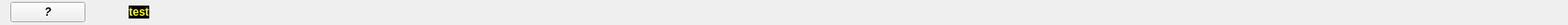
<?xml version="1.0" encoding="UTF-8"?>
<ui version="4.0">
 <class>Tab_Info</class>
 <widget class="QWidget" name="Tab_Info">
  <property name="geometry">
   <rect>
    <x>0</x>
    <y>0</y>
    <width>1670</width>
    <height>27</height>
   </rect>
  </property>
  <property name="sizePolicy">
   <sizepolicy hsizetype="Preferred" vsizetype="Fixed">
    <horstretch>0</horstretch>
    <verstretch>0</verstretch>
   </sizepolicy>
  </property>
  <property name="windowTitle">
   <string>Form</string>
  </property>
  <layout class="QHBoxLayout" name="horizontalLayout_2">
   <property name="topMargin">
    <number>1</number>
   </property>
   <property name="bottomMargin">
    <number>1</number>
   </property>
   <item>
    <widget class="QPushButton" name="pb_info">
     <property name="sizePolicy">
      <sizepolicy hsizetype="Fixed" vsizetype="Fixed">
       <horstretch>0</horstretch>
       <verstretch>0</verstretch>
      </sizepolicy>
     </property>
     <property name="font">
      <font>
       <italic>true</italic>
       <bold>true</bold>
      </font>
     </property>
     <property name="text">
      <string>?</string>
     </property>
    </widget>
   </item>
   <item>
    <spacer name="horizontalSpacer_2">
     <property name="orientation">
      <enum>Qt::Horizontal</enum>
     </property>
     <property name="sizeType">
      <enum>QSizePolicy::Fixed</enum>
     </property>
     <property name="sizeHint" stdset="0">
      <size>
       <width>40</width>
       <height>20</height>
      </size>
     </property>
    </spacer>
   </item>
   <item>
    <widget class="QLabel" name="label_title">
     <property name="sizePolicy">
      <sizepolicy hsizetype="Preferred" vsizetype="Fixed">
       <horstretch>0</horstretch>
       <verstretch>0</verstretch>
      </sizepolicy>
     </property>
     <property name="styleSheet">
      <string notr="true">background-color:black;color:yellow;font-weight:bold;</string>
     </property>
     <property name="text">
      <string>test</string>
     </property>
     <property name="alignment">
      <set>Qt::AlignCenter</set>
     </property>
    </widget>
   </item>
   <item>
    <widget class="QLabel" name="label_sub">
     <property name="sizePolicy">
      <sizepolicy hsizetype="Preferred" vsizetype="Fixed">
       <horstretch>0</horstretch>
       <verstretch>0</verstretch>
      </sizepolicy>
     </property>
     <property name="text">
      <string/>
     </property>
     <property name="alignment">
      <set>Qt::AlignCenter</set>
     </property>
    </widget>
   </item>
   <item>
    <spacer name="horizontalSpacer">
     <property name="orientation">
      <enum>Qt::Horizontal</enum>
     </property>
     <property name="sizeHint" stdset="0">
      <size>
       <width>40</width>
       <height>20</height>
      </size>
     </property>
    </spacer>
   </item>
  </layout>
 </widget>
 <resources/>
 <connections/>
</ui>
